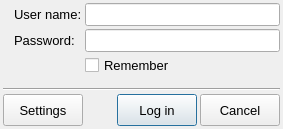
<?xml version="1.0" encoding="UTF-8"?>
<ui version="4.0">
 <class>DlgAuthorise</class>
 <widget class="QDialog" name="DlgAuthorise">
  <property name="geometry">
   <rect>
    <x>0</x>
    <y>0</y>
    <width>283</width>
    <height>129</height>
   </rect>
  </property>
  <property name="font">
   <font>
    <family>Tahoma</family>
    <pointsize>10</pointsize>
   </font>
  </property>
  <property name="windowTitle">
   <string>ClientInformer v0.1</string>
  </property>
  <layout class="QVBoxLayout" name="verticalLayout">
   <property name="spacing">
    <number>3</number>
   </property>
   <property name="leftMargin">
    <number>3</number>
   </property>
   <property name="topMargin">
    <number>3</number>
   </property>
   <property name="rightMargin">
    <number>3</number>
   </property>
   <property name="bottomMargin">
    <number>3</number>
   </property>
   <item>
    <layout class="QHBoxLayout" name="horizontalLayout_2">
     <item>
      <widget class="QLabel" name="label_3">
       <property name="text">
        <string/>
       </property>
       <property name="pixmap">
        <pixmap resource="res.qrc">:/imgs/icons/keys.png</pixmap>
       </property>
      </widget>
     </item>
     <item>
      <layout class="QFormLayout" name="formLayout">
       <item row="0" column="0">
        <widget class="QLabel" name="label">
         <property name="text">
          <string>User name:</string>
         </property>
        </widget>
       </item>
       <item row="0" column="1">
        <widget class="QLineEdit" name="edUsername"/>
       </item>
       <item row="1" column="0">
        <widget class="QLabel" name="label_2">
         <property name="text">
          <string>Password:</string>
         </property>
        </widget>
       </item>
       <item row="1" column="1">
        <widget class="QLineEdit" name="edPassword">
         <property name="echoMode">
          <enum>QLineEdit::Password</enum>
         </property>
        </widget>
       </item>
       <item row="2" column="1">
        <widget class="QCheckBox" name="ckRemember">
         <property name="text">
          <string>Remember</string>
         </property>
        </widget>
       </item>
      </layout>
     </item>
    </layout>
   </item>
   <item>
    <widget class="Line" name="line">
     <property name="orientation">
      <enum>Qt::Horizontal</enum>
     </property>
    </widget>
   </item>
   <item>
    <layout class="QHBoxLayout" name="horizontalLayout">
     <item>
      <widget class="QPushButton" name="btnSettings">
       <property name="minimumSize">
        <size>
         <width>0</width>
         <height>32</height>
        </size>
       </property>
       <property name="text">
        <string>Settings</string>
       </property>
      </widget>
     </item>
     <item>
      <spacer name="horizontalSpacer">
       <property name="orientation">
        <enum>Qt::Horizontal</enum>
       </property>
       <property name="sizeHint" stdset="0">
        <size>
         <width>40</width>
         <height>20</height>
        </size>
       </property>
      </spacer>
     </item>
     <item>
      <widget class="QPushButton" name="btnLogin">
       <property name="minimumSize">
        <size>
         <width>0</width>
         <height>32</height>
        </size>
       </property>
       <property name="text">
        <string>Log in</string>
       </property>
       <property name="autoDefault">
        <bool>false</bool>
       </property>
       <property name="default">
        <bool>true</bool>
       </property>
      </widget>
     </item>
     <item>
      <widget class="QPushButton" name="btnCancel">
       <property name="minimumSize">
        <size>
         <width>0</width>
         <height>32</height>
        </size>
       </property>
       <property name="text">
        <string>Cancel</string>
       </property>
       <property name="autoDefault">
        <bool>false</bool>
       </property>
      </widget>
     </item>
    </layout>
   </item>
  </layout>
 </widget>
 <resources>
  <include location="res.qrc"/>
 </resources>
 <connections>
  <connection>
   <sender>btnCancel</sender>
   <signal>clicked()</signal>
   <receiver>DlgAuthorise</receiver>
   <slot>reject()</slot>
   <hints>
    <hint type="sourcelabel">
     <x>278</x>
     <y>124</y>
    </hint>
    <hint type="destinationlabel">
     <x>77</x>
     <y>86</y>
    </hint>
   </hints>
  </connection>
  <connection>
   <sender>btnLogin</sender>
   <signal>clicked()</signal>
   <receiver>DlgAuthorise</receiver>
   <slot>accept()</slot>
   <hints>
    <hint type="sourcelabel">
     <x>197</x>
     <y>124</y>
    </hint>
    <hint type="destinationlabel">
     <x>288</x>
     <y>94</y>
    </hint>
   </hints>
  </connection>
 </connections>
</ui>
